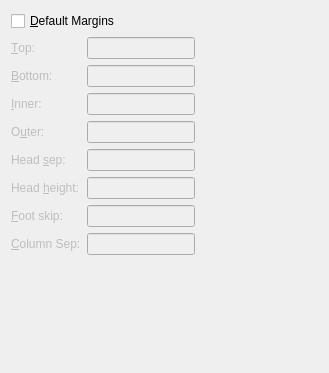
<ui version="4.0" >
 <author></author>
 <comment></comment>
 <exportmacro></exportmacro>
 <class>MarginsUi</class>
 <widget class="QWidget" name="MarginsUi" >
  <property name="geometry" >
   <rect>
    <x>0</x>
    <y>0</y>
    <width>329</width>
    <height>373</height>
   </rect>
  </property>
  <property name="windowTitle" >
   <string/>
  </property>
  <layout class="QGridLayout" >
   <property name="margin" >
    <number>11</number>
   </property>
   <property name="spacing" >
    <number>6</number>
   </property>
   <item row="0" column="0" >
    <widget class="QCheckBox" name="marginCB" >
     <property name="toolTip" >
      <string>Use the margin settings provided by the document class</string>
     </property>
     <property name="text" >
      <string>&amp;Default Margins</string>
     </property>
    </widget>
   </item>
   <item row="1" column="1" >
    <spacer>
     <property name="orientation" >
      <enum>Qt::Horizontal</enum>
     </property>
     <property name="sizeType" >
      <enum>QSizePolicy::Expanding</enum>
     </property>
     <property name="sizeHint" >
      <size>
       <width>20</width>
       <height>20</height>
      </size>
     </property>
    </spacer>
   </item>
   <item row="2" column="0" >
    <spacer>
     <property name="orientation" >
      <enum>Qt::Vertical</enum>
     </property>
     <property name="sizeType" >
      <enum>QSizePolicy::Expanding</enum>
     </property>
     <property name="sizeHint" >
      <size>
       <width>20</width>
       <height>20</height>
      </size>
     </property>
    </spacer>
   </item>
   <item row="1" column="0" >
    <layout class="QHBoxLayout" >
     <property name="margin" >
      <number>0</number>
     </property>
     <property name="spacing" >
      <number>6</number>
     </property>
     <item>
      <layout class="QVBoxLayout" >
       <property name="margin" >
        <number>0</number>
       </property>
       <property name="spacing" >
        <number>6</number>
       </property>
       <item>
        <widget class="QLabel" name="topL" >
         <property name="enabled" >
          <bool>false</bool>
         </property>
         <property name="text" >
          <string>&amp;Top:</string>
         </property>
         <property name="buddy" >
          <cstring>topLE</cstring>
         </property>
        </widget>
       </item>
       <item>
        <widget class="QLabel" name="bottomL" >
         <property name="enabled" >
          <bool>false</bool>
         </property>
         <property name="text" >
          <string>&amp;Bottom:</string>
         </property>
         <property name="buddy" >
          <cstring>bottomLE</cstring>
         </property>
        </widget>
       </item>
       <item>
        <widget class="QLabel" name="innerL" >
         <property name="enabled" >
          <bool>false</bool>
         </property>
         <property name="text" >
          <string>&amp;Inner:</string>
         </property>
         <property name="buddy" >
          <cstring>innerLE</cstring>
         </property>
        </widget>
       </item>
       <item>
        <widget class="QLabel" name="outerL" >
         <property name="enabled" >
          <bool>false</bool>
         </property>
         <property name="text" >
          <string>O&amp;uter:</string>
         </property>
         <property name="buddy" >
          <cstring>outerLE</cstring>
         </property>
        </widget>
       </item>
       <item>
        <widget class="QLabel" name="headsepL" >
         <property name="enabled" >
          <bool>false</bool>
         </property>
         <property name="text" >
          <string>Head &amp;sep:</string>
         </property>
         <property name="buddy" >
          <cstring>headsepLE</cstring>
         </property>
        </widget>
       </item>
       <item>
        <widget class="QLabel" name="headheightL" >
         <property name="enabled" >
          <bool>false</bool>
         </property>
         <property name="text" >
          <string>Head &amp;height:</string>
         </property>
         <property name="buddy" >
          <cstring>headheightLE</cstring>
         </property>
        </widget>
       </item>
       <item>
        <widget class="QLabel" name="footskipL" >
         <property name="enabled" >
          <bool>false</bool>
         </property>
         <property name="text" >
          <string>&amp;Foot skip:</string>
         </property>
         <property name="buddy" >
          <cstring>footskipLE</cstring>
         </property>
        </widget>
       </item>
       <item>
        <widget class="QLabel" name="columnsepL" >
         <property name="enabled" >
          <bool>false</bool>
         </property>
         <property name="text" >
          <string>&amp;Column Sep:</string>
         </property>
         <property name="buddy" >
          <cstring>columnsepLE</cstring>
         </property>
        </widget>
       </item>
      </layout>
     </item>
     <item>
      <layout class="QVBoxLayout" >
       <property name="margin" >
        <number>0</number>
       </property>
       <property name="spacing" >
        <number>6</number>
       </property>
       <item>
          <layout class="QHBoxLayout" >
          <property name="margin" >
            <number>0</number>
          </property>
          <property name="spacing" >
            <number>6</number>
          </property>
          <item>
            <widget class="QLineEdit" name="topLE" >
            <property name="enabled" >
              <bool>false</bool>
            </property>
            </widget>
          </item>
          <item>
            <widget class="LengthCombo" native="1" name="topUnit" >
            <property name="enabled" >
              <bool>false</bool>
            </property>
            </widget>
          </item>
          </layout>
       </item>
       <item>
          <layout class="QHBoxLayout" >
          <property name="margin" >
            <number>0</number>
          </property>
          <property name="spacing" >
            <number>6</number>
          </property>
          <item>
            <widget class="QLineEdit" name="bottomLE" >
            <property name="enabled" >
              <bool>false</bool>
            </property>
            <property name="text" >
              <string/>
            </property>
            </widget>
          </item>
          <item>
            <widget class="LengthCombo" native="1" name="bottomUnit" >
            <property name="enabled" >
              <bool>false</bool>
            </property>
            </widget>
          </item>
          </layout>
       </item>
       <item>
          <layout class="QHBoxLayout" >
          <property name="margin" >
            <number>0</number>
          </property>
          <property name="spacing" >
            <number>6</number>
          </property>
          <item>
            <widget class="QLineEdit" name="innerLE" >
            <property name="enabled" >
              <bool>false</bool>
            </property>
            </widget>
          </item>
          <item>
            <widget class="LengthCombo" native="1" name="innerUnit" >
            <property name="enabled" >
              <bool>false</bool>
            </property>
            </widget>
          </item>
          </layout>
       </item>
       <item>
          <layout class="QHBoxLayout" >
          <property name="margin" >
            <number>0</number>
          </property>
          <property name="spacing" >
            <number>6</number>
          </property>
          <item>
            <widget class="QLineEdit" name="outerLE" >
            <property name="enabled" >
              <bool>false</bool>
            </property>
            </widget>
          </item>
          <item>
            <widget class="LengthCombo" native="1" name="outerUnit" >
            <property name="enabled" >
              <bool>false</bool>
            </property>
            </widget>
          </item>
          </layout>
       </item>
       <item>
          <layout class="QHBoxLayout" >
          <property name="margin" >
            <number>0</number>
          </property>
          <property name="spacing" >
            <number>6</number>
          </property>
          <item>
            <widget class="QLineEdit" name="headsepLE" >
            <property name="enabled" >
              <bool>false</bool>
            </property>
            </widget>
          </item>
          <item>
            <widget class="LengthCombo" native="1" name="headsepUnit" >
            <property name="enabled" >
              <bool>false</bool>
            </property>
            </widget>
          </item>
          </layout>
       </item>
       <item>
          <layout class="QHBoxLayout" >
          <property name="margin" >
            <number>0</number>
          </property>
          <property name="spacing" >
            <number>6</number>
          </property>
          <item>
            <widget class="QLineEdit" name="headheightLE" >
            <property name="enabled" >
              <bool>false</bool>
            </property>
            </widget>
          </item>
          <item>
            <widget class="LengthCombo" native="1" name="headheightUnit" >
            <property name="enabled" >
              <bool>false</bool>
            </property>
            </widget>
          </item>
          </layout>
       </item>
       <item>
          <layout class="QHBoxLayout" >
          <property name="margin" >
            <number>0</number>
          </property>
          <property name="spacing" >
            <number>6</number>
          </property>
          <item>
            <widget class="QLineEdit" name="footskipLE" >
            <property name="enabled" >
              <bool>false</bool>
            </property>
            </widget>
          </item>
          <item>
            <widget class="LengthCombo" native="1" name="footskipUnit" >
            <property name="enabled" >
              <bool>false</bool>
            </property>
            </widget>
          </item>
          </layout>
       </item>
       <item>
          <layout class="QHBoxLayout" >
          <property name="margin" >
            <number>0</number>
          </property>
          <property name="spacing" >
            <number>6</number>
          </property>
          <item>
            <widget class="QLineEdit" name="columnsepLE" >
            <property name="enabled" >
              <bool>false</bool>
            </property>
            </widget>
          </item>
          <item>
            <widget class="LengthCombo" native="1" name="columnsepUnit" >
            <property name="enabled" >
              <bool>false</bool>
            </property>
            </widget>
          </item>
          </layout>
       </item>
      </layout> 
    </item>
    </layout>
   </item>
  </layout>
 </widget>
 <customwidgets>
  <customwidget>
   <class>LengthCombo</class>
   <extends>QWidget</extends>
   <header>LengthCombo.h</header>
  </customwidget>
 </customwidgets>
 <tabstops>
  <tabstop>topLE</tabstop>
  <tabstop>bottomLE</tabstop>
  <tabstop>innerLE</tabstop>
  <tabstop>outerLE</tabstop>
  <tabstop>headsepLE</tabstop>
  <tabstop>headheightLE</tabstop>
  <tabstop>footskipLE</tabstop>
 </tabstops>
 <includes>
  <include location="local" >qt_helpers.h</include>
 </includes>
 <resources/>
 <connections/>
</ui>
